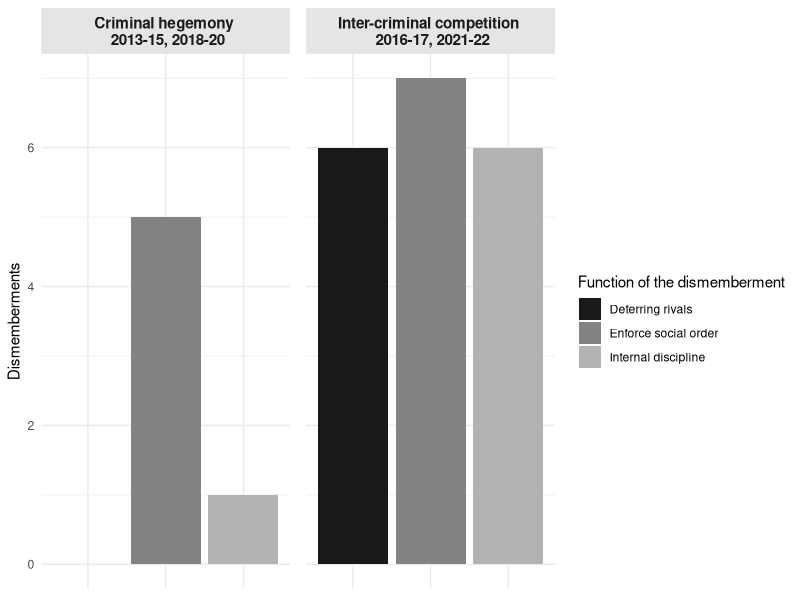
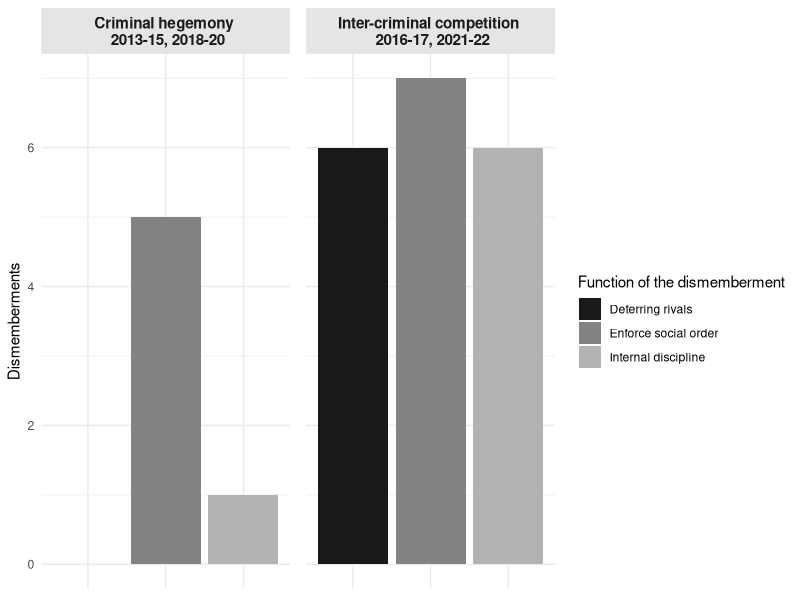
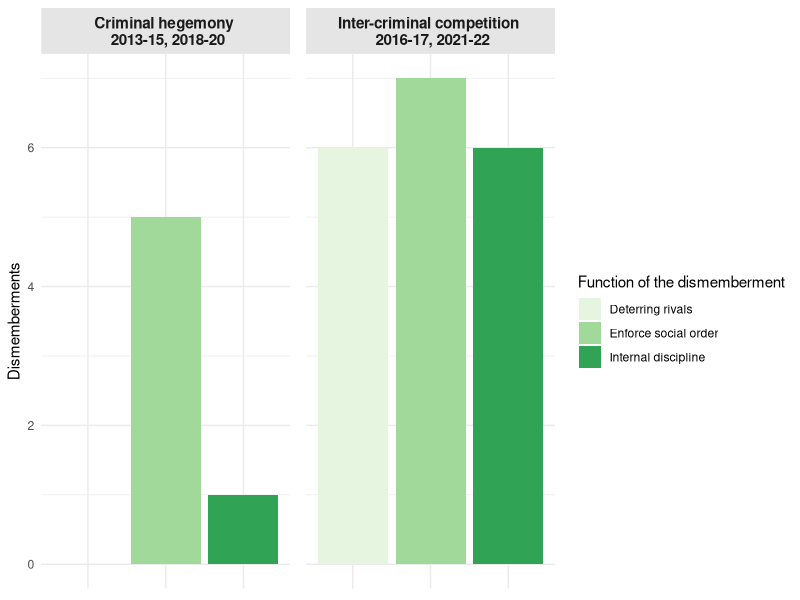
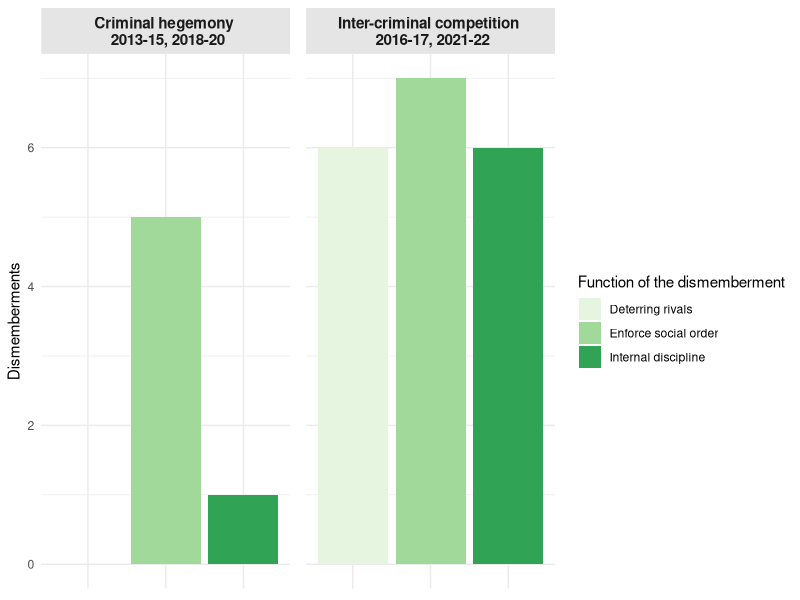

The R script that drew these images, in order:
## ---- chunk 1
knitr::opts_chunk$set(echo = TRUE)
library(tidyverse)
## ---- chunk 2
dismemberments <- read_csv("./Dismemberments_Barranquilla.csv")
## ---- chunk 3
#Add an indicator of competition or not
dismemberments <- dismemberments |> 
  mutate(competition = if_else(
    year == 2013 | year == 2016 | year == 2017 |
      year == 2021 | year == 2022, 1, 0
   )) |> 
  relocate(competition, .after = year)

dismemberments <- dismemberments |> 
  rename(function_dis = `function`) |> 
  mutate(function_dis = if_else(
    function_dis == "External", "Deterring rivals", function_dis
  ))
## ---- chunk 4
graph1_black_ <- ggplot(dismemberments, aes(x = function_dis, fill = function_dis)) +
  geom_bar(stat = "count") +
  labs(x = NULL, 
       y = "Dismemberments",
       fill = "Function of the dismemberment") +
  theme_minimal() +
  theme(
    axis.text.x = element_blank(),
    axis.title.x = element_blank(),
    strip.background = element_rect(fill = "gray90", color = NA),
    strip.text = element_text(face = "bold", size = 11, margin = margin(t = 5, b = 5)),
    panel.spacing = unit(0.8, "lines")
  ) +
  scale_fill_grey(start = 0.1, end = 0.7) +
  facet_wrap(~competition, 
             labeller = as_labeller(c(`0` = "Criminal hegemony \n 2013-15, 2018-20",
                                      `1` = "Inter-criminal competition \n 2016-17, 2021-22")))

ggsave("dismemberment_graph_greys.pdf", plot = last_plot(), width = 7, height = 5)
ggsave("dismemberment_graph_greys.png", plot = last_plot(), width = 7, height = 5, dpi = 600)

## ---- chunk 5
graph1_colors <- ggplot(dismemberments, aes(x = function_dis, fill = function_dis)) +
  geom_bar(stat = "count") +
  labs(x = NULL, 
       y = "Dismemberments",
       fill = "Function of the dismemberment") +
  theme_minimal() +
  theme(
    axis.text.x = element_blank(),
    axis.title.x = element_blank(),
    strip.background = element_rect(fill = "gray90", color = NA),
    strip.text = element_text(face = "bold", size = 11, margin = margin(t = 5, b = 5)),
    panel.spacing = unit(0.8, "lines")
  ) +
    scale_fill_brewer(palette = "Greens") +
  facet_wrap(~competition, 
             labeller = as_labeller(c(`0` = "Criminal hegemony \n 2013-15, 2018-20",
                                      `1` = "Inter-criminal competition \n 2016-17, 2021-22")))

ggsave("dismemberment_graph_colors.pdf", plot = last_plot(), width = 7, height = 5)
ggsave("dismemberment_graph_colors.png", plot = last_plot(), width = 7, height = 5, dpi = 600)
